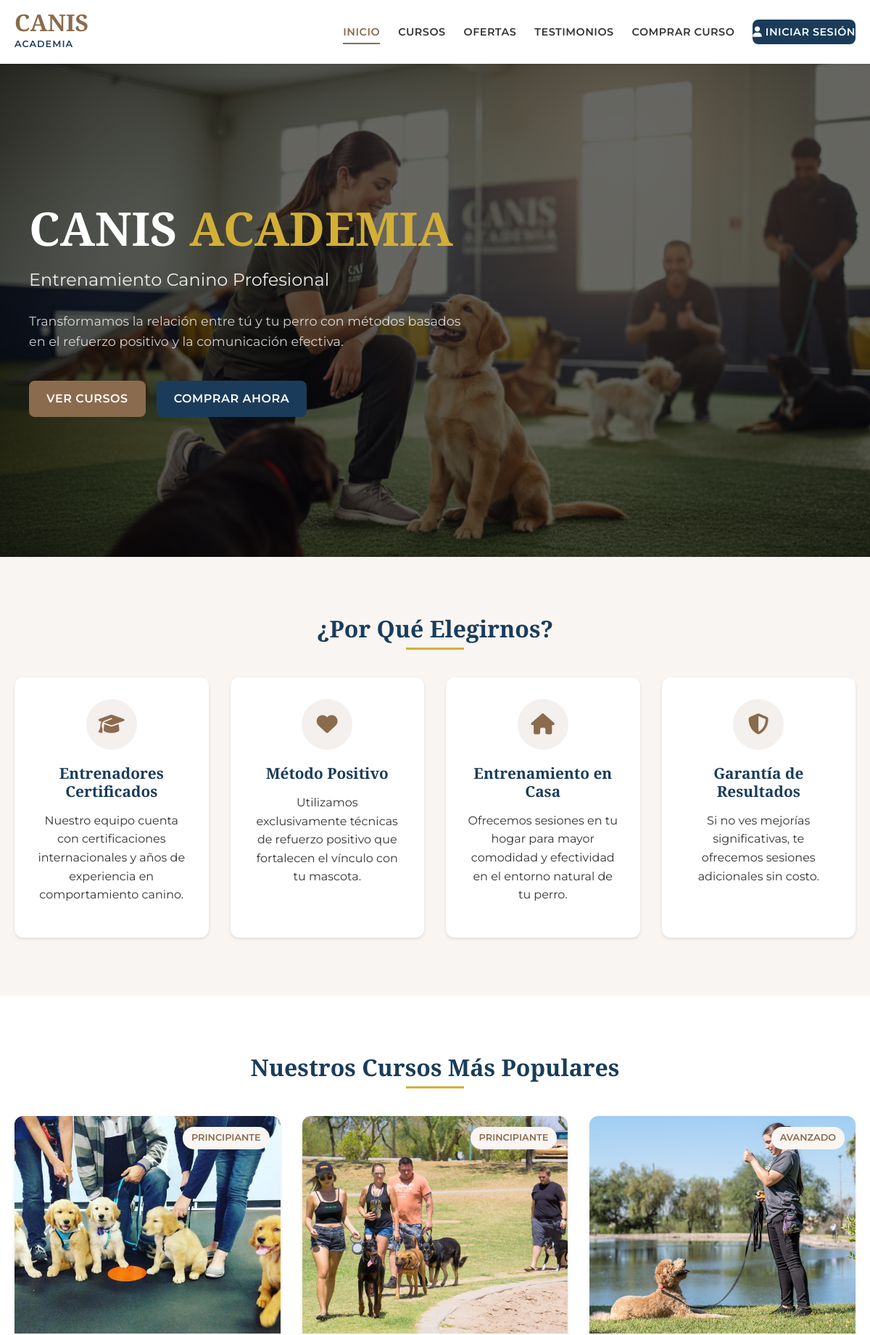
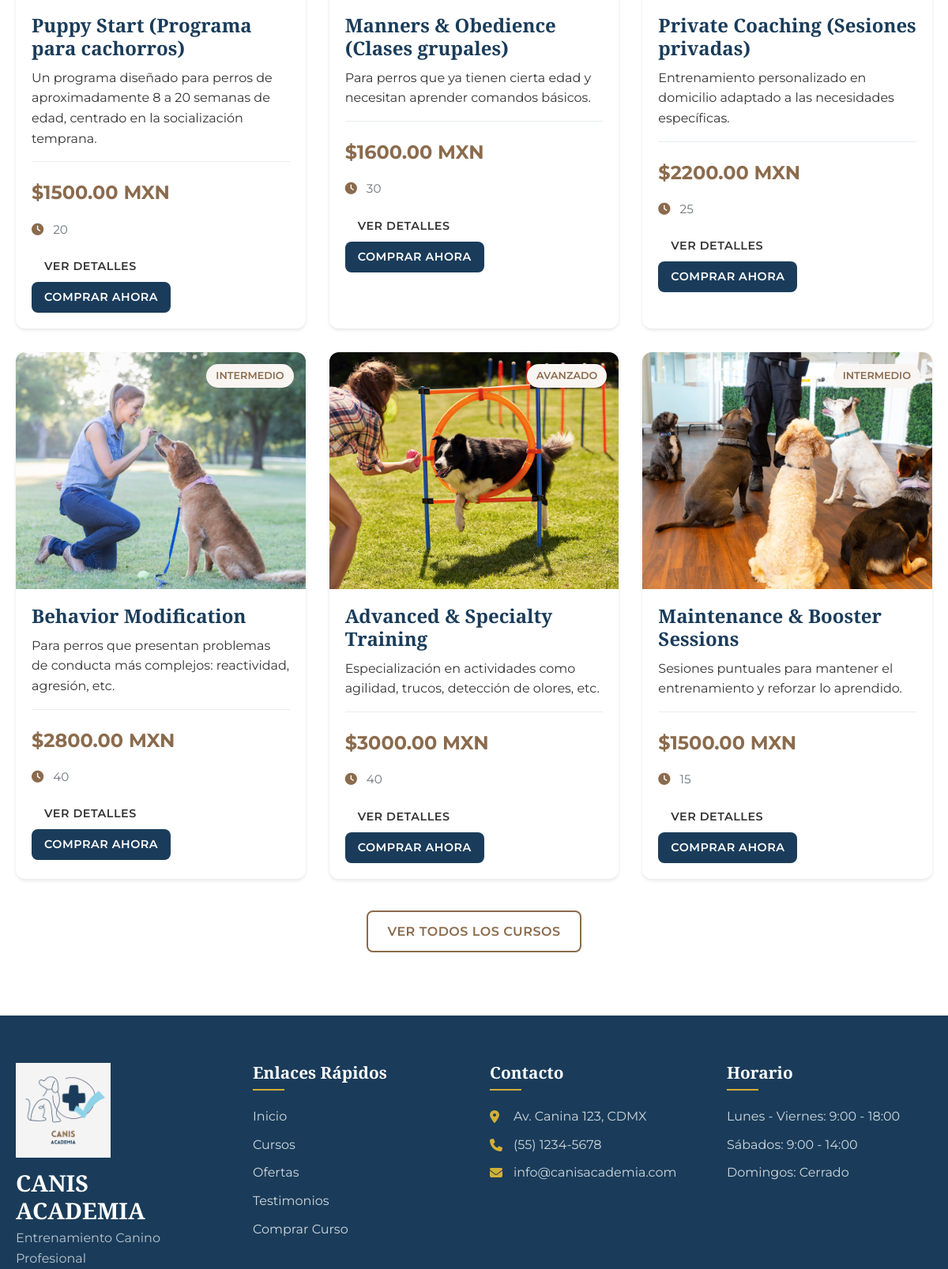
The page / (upper part) on the database its author committed (2 pictures, top to bottom).
### app_Entrenamiento_Canino/models.py (models this page shows, shortened)
class Curso(models.Model):
    nombre = models.CharField(max_length=100)
    descripcion = models.TextField()
    precio = models.DecimalField(max_digits=10, decimal_places=2)
    duracion = models.IntegerField(help_text="Duración en horas")
    nivel = models.CharField(max_length=20, choices=[
        ('principiante', 'Principiante'),
        ('intermedio', 'Intermedio'),
        ('avanzado', 'Avanzado')
    ])
    imagen = models.ImageField(upload_to='cursos/', null=True, blank=True)
    activo = models.BooleanField(default=True)
    fecha_creacion = models.DateTimeField(auto_now_add=True)
    class Meta:
        verbose_name = "Curso"
        verbose_name_plural = "Cursos"

### app_Entrenamiento_Canino/views.py (the view)
# urls.py: path('', views.home, name='home'),
def home(request):
    cursos_populares = Curso.objects.all()[:6]  # Los 3 primeros cursos
    return render(request, 'website/index.html', {
        'cursos_populares': cursos_populares
    })

### app_Entrenamiento_Canino/templates/website/index.html (shortened to what this page needs)
{% load static %}
<!DOCTYPE html>
<html lang="es">
<head>
    <link rel="stylesheet" href="{% static 'website/css/styles.css' %}">
    <link rel="stylesheet" href="https://cdnjs.cloudflare.com/ajax/libs/font-awesome/6.4.0/css/all.min.css">
</head>
<body>
    {% include 'website/partials/navbar.html' %}
    <main>
        <section class="hero-section">
            <div class="hero-overlay">
                <div class="hero-content">
                    <h1 class="hero-title">CANIS <span>ACADEMIA</span></h1>
                    <p class="hero-subtitle">Entrenamiento Canino Profesional</p>
                    <p class="hero-description">Transformamos la relación entre tú y tu perro con métodos basados en el refuerzo positivo y la comunicación efectiva.</p>
                    <div class="hero-buttons">
                        <a href="{% url 'cursos' %}" class="btn btn-primary">Ver Cursos</a>
                        <a href="{% url 'comprar_curso' %}" class="btn btn-secondary">Comprar Ahora</a>
                    </div>
                </div>
            </div>
        </section>
        <section class="features-section">
            <div class="container">
                <h2 class="section-title">¿Por Qué Elegirnos?</h2>
                <div class="features-grid">
                    <div class="feature-card">
                        <div class="feature-icon">
                            <i class="fas fa-graduation-cap"></i>
                        </div>
                        <h3>Entrenadores Certificados</h3>
                        <p>Nuestro equipo cuenta con certificaciones internacionales y años de experiencia en comportamiento canino.</p>
                    </div>
                    <div class="feature-card">
                        <div class="feature-icon">
                            <i class="fas fa-heart"></i>
                        </div>
                        <h3>Método Positivo</h3>
                        <p>Utilizamos exclusivamente técnicas de refuerzo positivo que fortalecen el vínculo con tu mascota.</p>
                    </div>
                    <div class="feature-card">
                        <div class="feature-icon">
                            <i class="fas fa-home"></i>
                        </div>
                        <h3>Entrenamiento en Casa</h3>
                        <p>Ofrecemos sesiones en tu hogar para mayor comodidad y efectividad en el entorno natural de tu perro.</p>
                    </div>
                    <div class="feature-card">
                        <div class="feature-icon">
                            <i class="fas fa-shield-alt"></i>
                        </div>
                        <h3>Garantía de Resultados</h3>
                        <p>Si no ves mejorías significativas, te ofrecemos sesiones adicionales sin costo.</p>
                    </div>
                </div>
            </div>
        </section>
        <section class="popular-courses-section">
            <div class="container">
                <h2 class="section-title">Nuestros Cursos Más Populares</h2>
                <div class="courses-preview">
                    {% for curso in cursos_populares %}
                    <div class="course-preview-card">
                        <div class="course-image">
                            {% if curso.imagen %}
                                <img src="{{ curso.imagen.url }}"
                                    alt="{{ curso.nombre }}"
                                    onerror="this.onerror=null; this.src='{% static 'website/images/default-course.jpg' %}'">
                            {% else %}
                                <img src="{% static 'website/images/default-course.jpg' %}"
                                    alt="{{ curso.nombre }}">
                            {% endif %}
                            <span class="course-tag">{{ curso.nivel|upper }}</span>
                        </div>
                        <div class="course-info">
                            <h3>{{ curso.nombre }}</h3>
                            <p>{{ curso.descripcion|truncatewords:20 }}</p>
                            <div class="course-price">
                                <span class="price">${{ curso.precio }} MXN</span>
                            </div>
                            <div class="course-meta">
                                <span><i class="fas fa-clock"></i> {{ curso.duracion }}</span>
                            </div>
                            <a href="{% url 'detalle_curso' curso.id %}" class="btn btn-small">Ver Detalles</a>
                            <a href="{% url 'comprar_curso' %}?id={{ curso.id }}" class="btn btn-small btn-secondary">Comprar Ahora</a>
                        </div>
                    </div>
                    {% empty %}
                    <div class="no-courses">
                        <p>No hay cursos disponibles en este momento.</p>
                    </div>
                    {% endfor %}
                </div>
                <div class="section-footer">
                    <a href="{% url 'cursos' %}" class="btn btn-outline">Ver Todos los Cursos</a>
                </div>
            </div>
        </section>
    </main>
    {% include 'website/partials/footer.html' %}
</body>
</html>

### rows shown on the page
Curso: imagen (picture), nivel "PRINCIPIANTE", nombre "Puppy Start (Programa para cachorros)", descripcion "Un programa diseñado para perros de aproximadamente 8 a 20 semanas de edad, centrado en la socialización temprana.", precio "1500.00", duracion "20"
Curso: imagen (picture), nivel "PRINCIPIANTE", nombre "Manners & Obedience (Clases grupales)", descripcion "Para perros que ya tienen cierta edad y necesitan aprender comandos básicos.", precio "1600.00", duracion "30"
Curso: imagen (picture), nivel "AVANZADO", nombre "Private Coaching (Sesiones privadas)", descripcion "Entrenamiento personalizado en domicilio adaptado a las necesidades específicas.", precio "2200.00", duracion "25"
Curso: imagen (picture), nivel "INTERMEDIO", nombre "Behavior Modification", descripcion "Para perros que presentan problemas de conducta más complejos: reactividad, agresión, etc.", precio "2800.00", duracion "40"
Curso: imagen (picture), nivel "AVANZADO", nombre "Advanced & Specialty Training", descripcion "Especialización en actividades como agilidad, trucos, detección de olores, etc.", precio "3000.00", duracion "40"
Curso: imagen (picture), nivel "INTERMEDIO", nombre "Maintenance & Booster Sessions", descripcion "Sesiones puntuales para mantener el entrenamiento y reforzar lo aprendido.", precio "1500.00", duracion "15"
